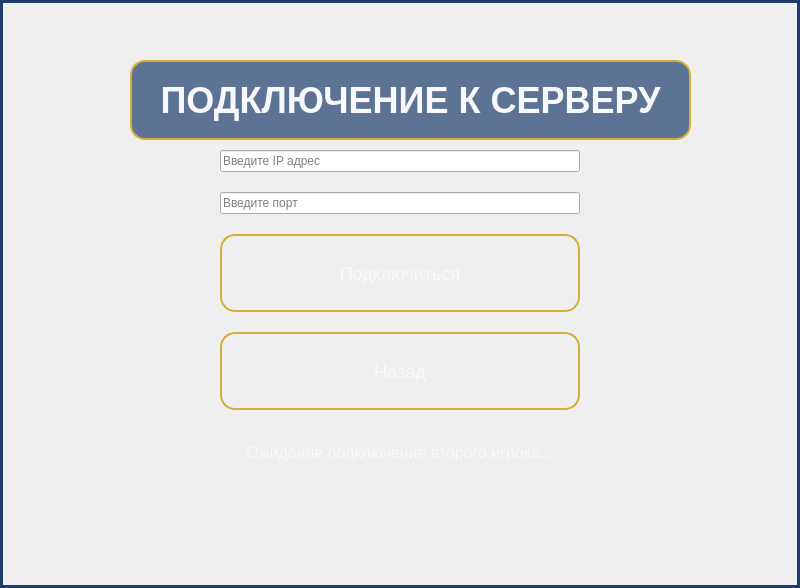
<?xml version="1.0" encoding="UTF-8"?>
<ui version="4.0">
 <class>ConnectWindow</class>
 <widget class="QDialog" name="ConnectWindow">
  <property name="geometry">
   <rect>
    <x>0</x>
    <y>0</y>
    <width>800</width>
    <height>588</height>
   </rect>
  </property>
  <property name="windowTitle">
   <string>Подключение</string>
  </property>
  <property name="styleSheet">
   <string notr="true">
QDialog {
    background-color: qlineargradient(x1:0, y1:0, x2:1, y2:1,
                                    stop:0 #0a2463, stop:1 #3e92cc);
    border: 3px solid #1e3d6b;
}

QLabel {
    color: #f8f8ff;
    font-family: &quot;Arial Rounded MT Bold&quot;;
    text-shadow: 2px 2px 4px rgba(0, 0, 0, 0.5);
}

QLabel#labelTitle {
    font-size: 36px;
    font-weight: bold;
    color: #f8f8ff;
    background-color: rgba(30, 61, 107, 0.7);
    border-radius: 15px;
    padding: 10px;
    border: 2px solid #d4af37;
}

QPushButton {
    background-color: qlineargradient(x1:0, y1:0, x2:0, y2:1,
                                    stop:0 #1e3d6b, stop:1 #0a2463);
    border: 2px solid #d4af37;
    border-radius: 15px;
    padding: 12px 24px;
    font-family: &quot;Arial Rounded MT Bold&quot;;
    font-size: 18px;
    color: #f8f8ff;
    min-width: 200px;
    min-height: 50px;
}

QPushButton:hover {
    background-color: qlineargradient(x1:0, y1:0, x2:0, y2:1,
                                    stop:0 #3a5f8c, stop:1 #1e3d6b);
    border: 2px solid #f8f8ff;
}

QPushButton:pressed {
    background-color: qlineargradient(x1:0, y1:0, x2:0, y2:1,
                                    stop:0 #0a2463, stop:1 #1e3d6b);
}

QLabel#labelStatus {
    font-size: 16px;
    color: #f8f8ff;
    qproperty-alignment: 'AlignCenter';
    margin-top: 10px;
}
   </string>
  </property>
  <widget class="QWidget" name="centralwidget" native="true">
   <property name="geometry">
    <rect>
     <x>0</x>
     <y>20</y>
     <width>821</width>
     <height>466</height>
    </rect>
   </property>
   <widget class="QLabel" name="labelTitle">
    <property name="geometry">
     <rect>
      <x>130</x>
      <y>40</y>
      <width>561</width>
      <height>80</height>
     </rect>
    </property>
    <property name="text">
     <string>ПОДКЛЮЧЕНИЕ К СЕРВЕРУ</string>
    </property>
    <property name="alignment">
     <set>Qt::AlignmentFlag::AlignCenter</set>
    </property>
   </widget>
   <widget class="QWidget" name="formLayoutWidget">
    <property name="enabled">
     <bool>true</bool>
    </property>
    <property name="geometry">
     <rect>
      <x>220</x>
      <y>130</y>
      <width>360</width>
      <height>315</height>
     </rect>
    </property>
    <layout class="QVBoxLayout" name="verticalLayout">
     <property name="spacing">
      <number>20</number>
     </property>
     <item>
      <widget class="QLineEdit" name="lineEditIP">
       <property name="placeholderText">
        <string>Введите IP адрес</string>
       </property>
      </widget>
     </item>
     <item>
      <widget class="QLineEdit" name="lineEditPort">
       <property name="placeholderText">
        <string>Введите порт</string>
       </property>
      </widget>
     </item>
     <item>
      <widget class="QPushButton" name="btnConnect">
       <property name="text">
        <string>Подключиться</string>
       </property>
      </widget>
     </item>
     <item>
      <widget class="QPushButton" name="btnBack">
       <property name="text">
        <string>Назад</string>
       </property>
      </widget>
     </item>
     <item>
      <widget class="QLabel" name="labelStatus">
       <property name="enabled">
        <bool>true</bool>
       </property>
       <property name="text">
        <string>Ожидание подключения второго игрока...</string>
       </property>
       <property name="alignment">
        <set>Qt::AlignmentFlag::AlignCenter</set>
       </property>
      </widget>
     </item>
    </layout>
   </widget>
  </widget>
  <widget class="QToolBar" name="toolBar">
   <property name="geometry">
    <rect>
     <x>0</x>
     <y>0</y>
     <width>8</width>
     <height>17</height>
    </rect>
   </property>
   <property name="windowTitle">
    <string>toolBar</string>
   </property>
  </widget>
  <widget class="QToolBar" name="toolBar_2">
   <property name="geometry">
    <rect>
     <x>0</x>
     <y>0</y>
     <width>8</width>
     <height>17</height>
    </rect>
   </property>
   <property name="windowTitle">
    <string>toolBar_2</string>
   </property>
  </widget>
 </widget>
 <resources/>
 <connections/>
</ui>
